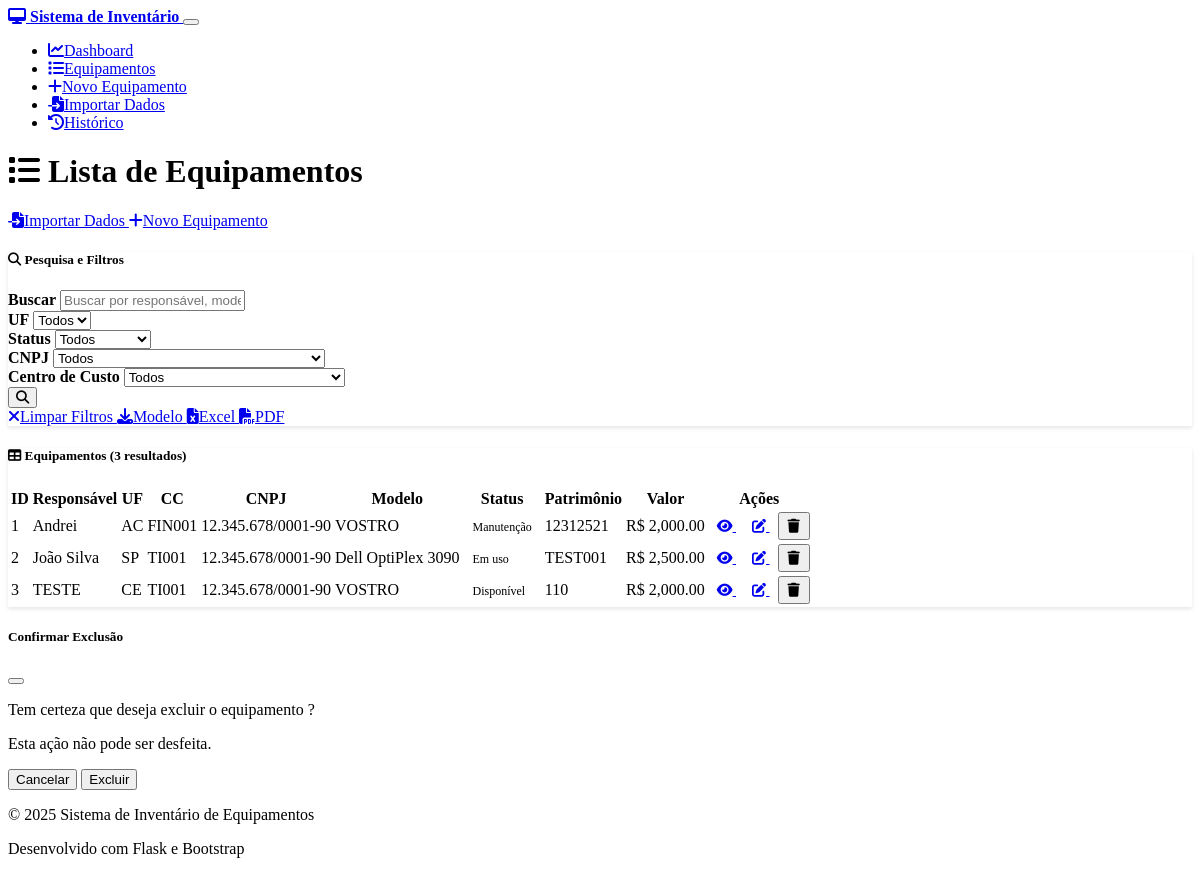
The page /equipment on the database as committed earlier.
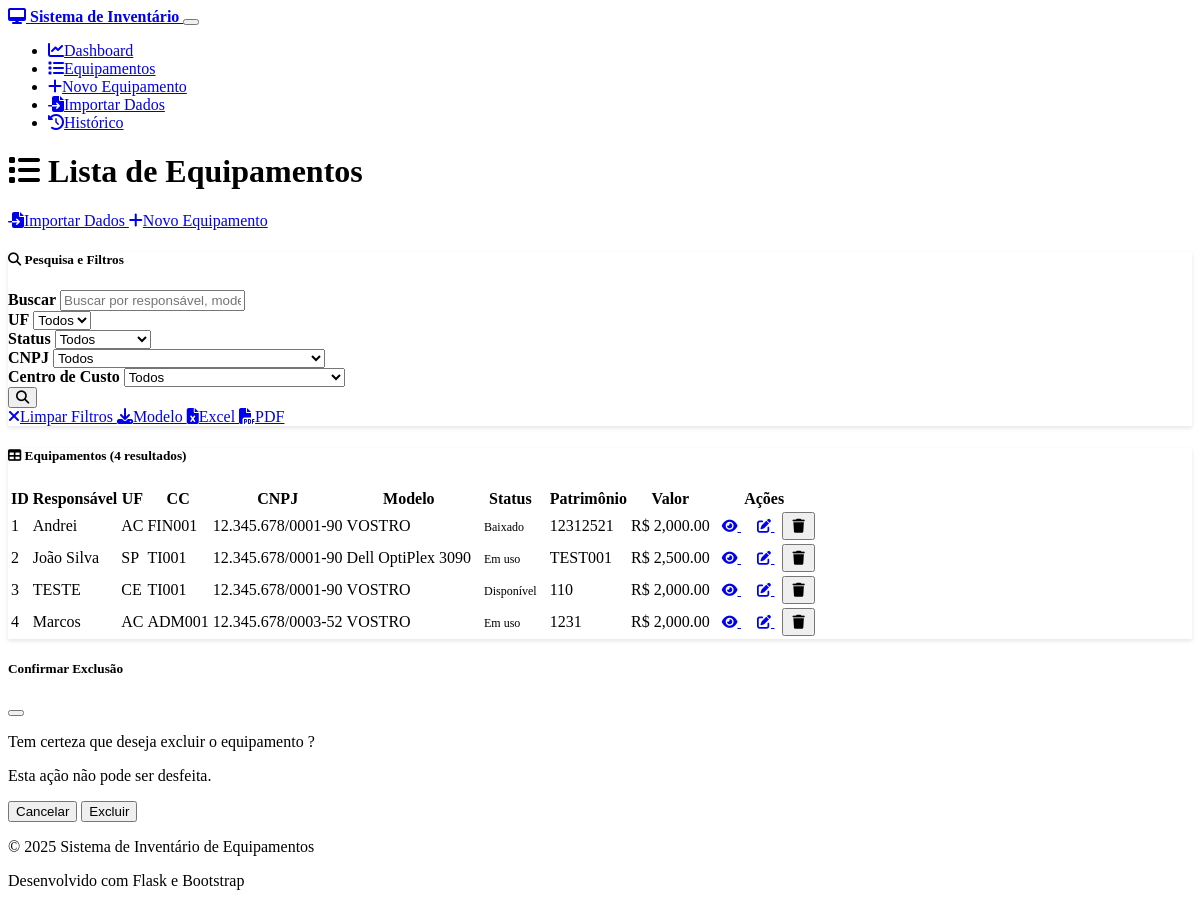
The same page on the database as committed later.
### models.py (models this page shows, shortened)
class Equipment(db.Model):
    __tablename__ = 'equipment'
    id = db.Column(db.Integer, primary_key=True)
    responsavel = db.Column(db.String(100), nullable=False)
    uf = db.Column(db.String(2), nullable=False)
    cc = db.Column(db.String(20), nullable=False)  # Centro de Custo
    cnpj = db.Column(db.Text, nullable=False)  # Mudando para Text para permitir múltiplos CNPJs
    fornecedor = db.Column(db.String(100), nullable=True)  # Novo campo fornecedor
    modelo = db.Column(db.String(100), nullable=False)
    status = db.Column(db.String(50), nullable=False, default='Em uso')
    patrimonio = db.Column(db.String(50), unique=True, nullable=False)
    valor = db.Column(db.Float, nullable=False, default=0.0)
    marca = db.Column(db.String(50), nullable=True)
    processador = db.Column(db.String(100), nullable=True)
    memoria_ram = db.Column(db.String(20), nullable=True)
    hd_ssd = db.Column(db.String(50), nullable=True)
    sistema_operacional = db.Column(db.String(50), nullable=True)
    antivirus = db.Column(db.Boolean, default=False)
    termo_assinado = db.Column(db.Boolean, default=False)
    milvus_funcionando = db.Column(db.Boolean, default=False)
    data_aquisicao = db.Column(db.Date, nullable=True)
    data_baixa = db.Column(db.Date, nullable=True)
    created_at = db.Column(db.DateTime, default=datetime.utcnow)
    updated_at = db.Column(db.DateTime, default=datetime.utcnow, onupdate=datetime.utcnow)
    endereco = db.Column(db.String(200), nullable=True)
    telefone = db.Column(db.String(20), nullable=True)
    email = db.Column(db.String(100), nullable=True)
    link_termos = db.Column(db.String(500), nullable=True)  # Link dos termos assinados
    historico_modificacoes = db.Column(db.Text, nullable=True)  # Histórico de modificações

### routes.py (the view)
@app.route('/equipment')
def equipment_list():
    search_form = SearchForm(request.args)
    page = request.args.get('page', 1, type=int)
    per_page = 20
    if search_form.validate():
        equipment = filter_equipment(search_form)
        total = len(equipment)
        start = (page - 1) * per_page
        end = start + per_page
        equipment = equipment[start:end]
        pagination = {
            'page': page,
            'per_page': per_page,
            'total': total,
            'pages': (total + per_page - 1) // per_page,
            'has_prev': page > 1,
            'has_next': page < ((total + per_page - 1) // per_page),
            'prev_num': page - 1 if page > 1 else None,
            'next_num': page + 1 if page < ((total + per_page - 1) // per_page) else None
        }
    else:
        equipment_query = Equipment.query.paginate(
            page=page, per_page=per_page, error_out=False
        )
        equipment = equipment_query.items
        pagination = {
            'page': equipment_query.page,
            'per_page': equipment_query.per_page,
            'total': equipment_query.total,
            'pages': equipment_query.pages,
            'has_prev': equipment_query.has_prev,
            'has_next': equipment_query.has_next,
            'prev_num': equipment_query.prev_num,
            'next_num': equipment_query.next_num
        }
    return render_template('equipment_list.html',
                         equipment=equipment,
                         search_form=search_form,
                         pagination=pagination)

### templates/equipment_list.html (shortened to what this page needs)
{% extends "base.html" %}
{% block content %}
<div class="row">
    <div class="col-12">
        <div class="d-flex justify-content-between align-items-center mb-4">
            <h1>
                <i class="fas fa-list me-2"></i>
                Lista de Equipamentos
            </h1>
            <div>
                <a href="{{ url_for('import_equipment') }}" class="btn btn-info me-2">
                    <i class="fas fa-file-import me-2"></i>Importar Dados
                </a>
                <a href="{{ url_for('equipment_new') }}" class="btn btn-primary">
                    <i class="fas fa-plus me-2"></i>Novo Equipamento
                </a>
            </div>
        </div>
    </div>
</div>
<div class="row mb-4">
    <div class="col-12">
        <div class="card">
            <div class="card-header">
                <h5 class="card-title mb-0">
                    <i class="fas fa-search me-2"></i>
                    Pesquisa e Filtros
                </h5>
            </div>
            <div class="card-body">
                <form method="GET" id="search-form">
                    <div class="row">
                        <div class="col-md-3 mb-3">
                            {{ search_form.search_term.label(class="form-label") }}
                            {{ search_form.search_term(class="form-control", placeholder="Buscar por responsável, modelo, patrimônio...") }}
                        </div>
                        <div class="col-md-2 mb-3">
                            {{ search_form.uf.label(class="form-label") }}
                            {{ search_form.uf(class="form-select") }}
                        </div>
                        <div class="col-md-2 mb-3">
                            {{ search_form.status.label(class="form-label") }}
                            {{ search_form.status(class="form-select") }}
                        </div>
                        <div class="col-md-2 mb-3">
                            {{ search_form.cnpj.label(class="form-label") }}
                            {{ search_form.cnpj(class="form-control", placeholder="CNPJ") }}
                        </div>
                        <div class="col-md-2 mb-3">
                            {{ search_form.cc.label(class="form-label") }}
                            {{ search_form.cc(class="form-control", placeholder="Centro de Custo") }}
                        </div>
                        <div class="col-md-1 mb-3 d-flex align-items-end">
                            <button type="submit" class="btn btn-primary w-100">
                                <i class="fas fa-search"></i>
                            </button>
                        </div>
                    </div>
                    <div class="row">
                        <div class="col-12">
                            <a href="{{ url_for('equipment_list') }}" class="btn btn-secondary me-2">
                                <i class="fas fa-times me-1"></i>Limpar Filtros
                            </a>
                            <a href="{{ url_for('download_template') }}" class="btn btn-warning me-2">
                                <i class="fas fa-download me-1"></i>Modelo
                            </a>
                            <a href="{{ url_for('export_excel', **request.args) }}" class="btn btn-success me-2">
                                <i class="fas fa-file-excel me-1"></i>Excel
                            </a>
                            <a href="{{ url_for('export_pdf', **request.args) }}" class="btn btn-danger">
                                <i class="fas fa-file-pdf me-1"></i>PDF
                            </a>
                        </div>
                    </div>
                </form>
            </div>
        </div>
    </div>
</div>
<div class="row">
    <div class="col-12">
        <div class="card">
            <div class="card-header">
                <h5 class="card-title mb-0">
                    <i class="fas fa-table me-2"></i>
                    Equipamentos ({{ pagination.total }} resultados)
                </h5>
            </div>
            <div class="card-body">
                {% if equipment %}
                    <div class="table-responsive">
                        <table class="table table-striped table-hover">
                            <thead>
                                <tr>
                                    <th>ID</th>
                                    <th>Responsável</th>
                                    <th>UF</th>
                                    <th>CC</th>
                                    <th>CNPJ</th>
                                    <th>Modelo</th>
                                    <th>Status</th>
                                    <th>Patrimônio</th>
                                    <th>Valor</th>
                                    <th>Ações</th>
                                </tr>
                            </thead>
                            <tbody>
                                {% for item in equipment %}
                                    <tr>
                                        <td>{{ item.id }}</td>
                                        <td>{{ item.responsavel }}</td>
                                        <td>{{ item.uf }}</td>
                                        <td>{{ item.cc }}</td>
                                        <td>{{ item.cnpj }}</td>
                                        <td>{{ item.modelo }}</td>
                                        <td>
                                            <span class="badge
                                                {% if item.status == 'Em uso' %}bg-success
                                                {% elif item.status == 'Disponível' %}bg-primary
                                                {% elif item.status == 'Manutenção' %}bg-warning
                                                {% elif item.status == 'Baixado' %}bg-danger
                                                {% else %}bg-secondary{% endif %}">
                                                {{ item.status }}
                                            </span>
                                        </td>
                                        <td>{{ item.patrimonio }}</td>
                                        <td>R$ {{ "{:,.2f}".format(item.valor) }}</td>
                                        <td>
                                            <div class="btn-group btn-group-sm" role="group">
                                                <a href="{{ url_for('equipment_detail', id=item.id) }}"
                                                   class="btn btn-outline-primary" title="Ver detalhes">
                                                    <i class="fas fa-eye"></i>
                                                </a>
                                                <a href="{{ url_for('equipment_edit', id=item.id) }}"
                                                   class="btn btn-outline-secondary" title="Editar">
                                                    <i class="fas fa-edit"></i>
                                                </a>
                                                <button type="button" class="btn btn-outline-danger"
                                                        onclick="confirmDelete({{ item.id }}, '{{ item.patrimonio }}')"
                                                        title="Excluir">
                                                    <i class="fas fa-trash"></i>
                                                </button>
                                            </div>
                                        </td>
                                    </tr>
                                {% endfor %}
                            </tbody>
                        </table>
                    </div>
                {% endif %}
            </div>
        </div>
    </div>
</div>
<div class="modal fade" id="deleteModal" tabindex="-1">
    <div class="modal-dialog">
        <div class="modal-content">
            <div class="modal-header">
                <h5 class="modal-title">Confirmar Exclusão</h5>
                <button type="button" class="btn-close" data-bs-dismiss="modal"></button>
            </div>
            <div class="modal-body">
                <p>Tem certeza que deseja excluir o equipamento <strong id="deleteEquipmentName"></strong>?</p>
                <p class="text-danger">Esta ação não pode ser desfeita.</p>
            </div>
            <div class="modal-footer">
                <button type="button" class="btn btn-secondary" data-bs-dismiss="modal">Cancelar</button>
                <form id="deleteForm" method="POST" style="display: inline;">
                    <button type="submit" class="btn btn-danger">Excluir</button>
                </form>
            </div>
        </div>
    </div>
</div>
{% endblock %}

### templates/base.html (shortened to what this page needs)
<!DOCTYPE html>
<html lang="pt-BR" data-bs-theme="dark">
<head>
    <link href="https://cdn.replit.com/agent/bootstrap-agent-dark-theme.min.css" rel="stylesheet">
    <link rel="stylesheet" href="https://cdnjs.cloudflare.com/ajax/libs/font-awesome/6.4.0/css/all.min.css">
    <link rel="stylesheet" href="{{ url_for('static', filename='css/custom.css') }}">
</head>
<body>
    <nav class="navbar navbar-expand-lg navbar-dark bg-dark">
        <div class="container">
            <a class="navbar-brand" href="{{ url_for('dashboard') }}">
                <i class="fas fa-desktop me-2"></i>
                Sistema de Inventário
            </a>
            <button class="navbar-toggler" type="button" data-bs-toggle="collapse" data-bs-target="#navbarNav">
            </button>
            <div class="collapse navbar-collapse" id="navbarNav">
                <ul class="navbar-nav me-auto">
                    <li class="nav-item">
                        <a class="nav-link {% if request.endpoint == 'dashboard' %}active{% endif %}"
                           href="{{ url_for('dashboard') }}">
                            <i class="fas fa-chart-line me-1"></i>Dashboard
                        </a>
                    </li>
                    <li class="nav-item">
                        <a class="nav-link {% if request.endpoint == 'equipment_list' %}active{% endif %}"
                           href="{{ url_for('equipment_list') }}">
                            <i class="fas fa-list me-1"></i>Equipamentos
                        </a>
                    </li>
                    <li class="nav-item">
                        <a class="nav-link" href="{{ url_for('equipment_new') }}">
                            <i class="fas fa-plus me-1"></i>Novo Equipamento
                        </a>
                    </li>
                    <li class="nav-item">
                        <a class="nav-link" href="{{ url_for('import_equipment') }}">
                            <i class="fas fa-file-import me-1"></i>Importar Dados
                        </a>
                    </li>
                    <li class="nav-item">
                        <a class="nav-link {% if request.endpoint == 'history_log' %}active{% endif %}"
                           href="{{ url_for('history_log') }}">
                            <i class="fas fa-history me-1"></i>Histórico
                        </a>
                    </li>
                </ul>
            </div>
        </div>
    </nav>
    <main class="container my-4">
        {% block content %}{% endblock %}
    </main>
    <footer class="bg-dark text-light py-3 mt-5">
        <div class="container">
            <div class="row">
                <div class="col-md-6">
                    <p>&copy; 2025 Sistema de Inventário de Equipamentos</p>
                </div>
                <div class="col-md-6 text-end">
                    <p>Desenvolvido com Flask e Bootstrap</p>
                </div>
            </div>
        </div>
    </footer>
</body>
</html>

### static/css/custom.css (style rules this page uses)
.navbar-brand { font-weight: 600; }
.card { border: none; box-shadow: 0 2px 4px rgba(0, 0, 0, 0.1); transition: all 0.3s ease; }
.table { margin-bottom: 0; }
.table th { border-top: none; font-weight: 600; background-color: var(--bs-gray-100); color: var(--bs-gray-800); }
.badge { font-size: 0.75em; padding: 0.5em 0.75em; }
.form-label { font-weight: 600; margin-bottom: 0.5rem; }
.btn-group-sm .btn { padding: 0.25rem 0.5rem; font-size: 0.875rem; }
[data-bs-theme="dark"] .table th { background-color: var(--bs-gray-800); color: var(--bs-gray-100); }
[data-bs-theme="dark"] .card { background-color: var(--bs-gray-900); border: 1px solid var(--bs-gray-700); }
footer { margin-top: auto; background-color: var(--bs-dark) !important; }

Rows that differ between the two databases and show on the page:
changed Equipment "Andrei": status "Manutenção" → "Baixado"
added Equipment: id "4", responsavel "Marcos", uf "AC", cc "ADM001", cnpj "12.345.678/0003-52", modelo "VOSTRO", status "Em uso", patrimonio "1231", valor "2,000.00"
Other text that changed with them:
{{ pagination.total }}: "3" → "4"
